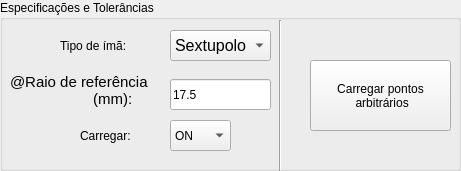
        <widget class="QGroupBox" name="groupBox_6">
         <property name="geometry">
          <rect>
           <x>710</x>
           <y>10</y>
           <width>461</width>
           <height>171</height>
          </rect>
         </property>
         <property name="title">
          <string>Especificações e Tolerâncias</string>
         </property>
         <widget class="QComboBox" name="cb_ima_selec">
          <property name="geometry">
           <rect>
            <x>170</x>
            <y>30</y>
            <width>101</width>
            <height>31</height>
           </rect>
          </property>
          <property name="font">
           <font>
            <pointsize>12</pointsize>
           </font>
          </property>
          <property name="currentIndex">
           <number>3</number>
          </property>
          <item>
           <property name="text">
            <string>Sem modelo</string>
           </property>
          </item>
          <item>
           <property name="text">
            <string>Dipolo</string>
           </property>
          </item>
          <item>
           <property name="text">
            <string>Quadrupolo</string>
           </property>
          </item>
          <item>
           <property name="text">
            <string>Sextupolo</string>
           </property>
          </item>
         </widget>
         <widget class="QLabel" name="label">
          <property name="geometry">
           <rect>
            <x>60</x>
            <y>30</y>
            <width>91</width>
            <height>31</height>
           </rect>
          </property>
          <property name="text">
           <string>Tipo de ímã:</string>
          </property>
         </widget>
         <widget class="QLabel" name="label_4">
          <property name="geometry">
           <rect>
            <x>80</x>
            <y>120</y>
            <width>71</width>
            <height>31</height>
           </rect>
          </property>
          <property name="text">
           <string>Carregar:</string>
          </property>
         </widget>
         <widget class="QComboBox" name="cb_spec_on">
          <property name="geometry">
           <rect>
            <x>170</x>
            <y>120</y>
            <width>61</width>
            <height>31</height>
           </rect>
          </property>
          <property name="currentIndex">
           <number>0</number>
          </property>
          <item>
           <property name="text">
            <string>ON</string>
           </property>
          </item>
          <item>
           <property name="text">
            <string>OFF</string>
           </property>
          </item>
         </widget>
         <widget class="QLabel" name="label_5">
          <property name="geometry">
           <rect>
            <x>10</x>
            <y>70</y>
            <width>151</width>
            <height>41</height>
           </rect>
          </property>
          <property name="font">
           <font>
            <pointsize>11</pointsize>
           </font>
          </property>
          <property name="text">
           <string>@Raio de referência
                    (mm):</string>
          </property>
         </widget>
         <widget class="QLineEdit" name="r_ref_box">
          <property name="geometry">
           <rect>
            <x>170</x>
            <y>79</y>
            <width>101</width>
            <height>31</height>
           </rect>
          </property>
          <property name="text">
           <string>17.5</string>
          </property>
         </widget>
         <widget class="Line" name="line_2">
          <property name="geometry">
           <rect>
            <x>270</x>
            <y>20</y>
            <width>20</width>
            <height>151</height>
           </rect>
          </property>
          <property name="orientation">
           <enum>Qt::Vertical</enum>
          </property>
         </widget>
         <widget class="QPushButton" name="pb_rnd_pts">
          <property name="geometry">
           <rect>
            <x>310</x>
            <y>60</y>
            <width>141</width>
            <height>71</height>
           </rect>
          </property>
          <property name="text">
           <string>Carregar pontos  
 arbitrários</string>
          </property>
          <property name="checkable">
           <bool>false</bool>
          </property>
         </widget>
        </widget>
